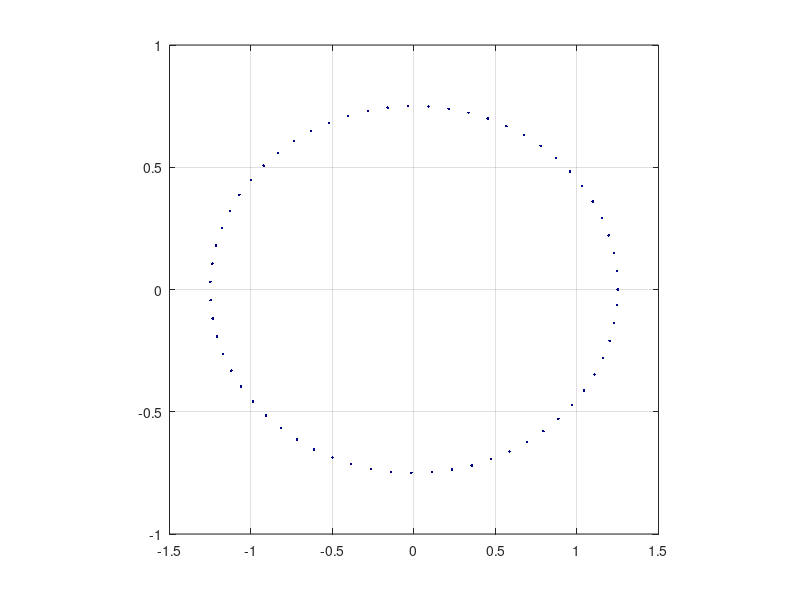

Write MATLAB code to recreate this figure. (Note: this script raises an error after producing the figure.)
%% to create frames from gif
% gifsicle --unoptimize ../times_pol.gif | convert - frame-%d.png
%% wave polarizations animated
%angle parameter of the ring
theta = 0:0.1:2*pi;
%frequency of the wave
omega = 0.1;
% t time


figure();

n=1;
ii=1;
for ot=0:0.1:2*pi;
    % plus polarization
    h_plus = 0.5*cos(ot);
    h_times = 0.5*cos(ot-pi/2);
    X = cos(theta) .* (1 + 0.5.*h_plus) + sin(theta).*(0.5.*h_times);
    Y = sin(theta) .* (1 - 0.5.*h_plus) + cos(theta).*(0.5.*h_times);

    CM = jet(150); % n+10 
    r=1;
    %for r=0.05:0.05:2
    plot(r.*X,r.*Y,'.','color',CM(n,:));%,ii.*ones(size(X))
    %hold on;
    %end
    grid on;
    %set(gca,'Visible','off')
    pbaspect([1 1 1]);
    %set(gca,'zticklabel',[])
    %set(gca,'xticklabel',[])
    %set(gca,'yticklabel',[])
    plot_f('','x','y',20);
    %xlabel('x');
    %ylabel('y');
    zlabel('t');
    %set(gca,'xtick',[])
    %set(gca,'ytick',[])
    %set(gca,'ztick',[])
    xlim([-2 2]);
    ylim([-2 2]);
    pause(0.01)
    if ot==0
        gif('r_pol.gif','DelayTime',0.2,'LoopCount',5,'frame',gcf);
    else
    
    gif
    end

    %hold on;
    %n=n+1;
    clf;
    ii = ii + 0.2;
end





%% binary sources and GW
theta = 0:0.1:2*pi;
[C,ia,ib] = intersect(b3_p(:,1),b3_h(:,1));
t=C;
for n=1:10:length(C)
    
    subplot(2,2,1),
    plot(b3_p(ia(n),2),b3_p(ia(n),3),'.','MarkerSize',15);
    hold on;
    plot(-b3_p(ia(n),2),-b3_p(ia(n),3),'.','MarkerSize',15);
    %axis equal
        pbaspect([1 1 1]);

    xlim([-4 4]);
    ylim([-4 4]);
    plot_f('','$$x \; [M_{\odot}]$$','$$y \;[M_{\odot}]$$',16)
    grid on;
    
    subplot(2,2,2),
    % plus polarization
    h_plus = 200.*b3_h(ib(n),2);
    h_times = 200.*b3_h(ib(n),3);
    X = cos(theta) .* (1 + 0.5.*h_plus) + sin(theta).*(0.5.*h_times);
    Y = sin(theta) .* (1 - 0.5.*h_plus) + cos(theta).*(0.5.*h_times);
    plot(X,Y,'.');
    xlim([-2 2]);
    ylim([-2 2]);
        grid on;
            pbaspect([1 1 1]);


    
    
    subplot(2,2,[3,4]), 
    hold on;
    plot(b3_h(:,1),b3_h(:,2).*110/(100.*Mparsec),'r');
    plot(b3_h(:,1),b3_h(:,3).*110/(100.*Mparsec),'b');
    plot(t(n),b3_h(ib(n),2).*110/(100.*Mparsec),'or','MarkerSize',4,'MarkerFaceColor','m') ;   
    plot(t(n),b3_h(ib(n),3).*110/(100.*Mparsec),'or','MarkerSize',4,'MarkerFaceColor','m');
    ylim([-1.5 1.5].*1e-22)
    xlim([0 200]);
        grid on;
plot_f('','$$t \,[M_{\odot}]$$','$$ h(t,r=100 Mpc) $$',16)
    s= {['$$h_+$$'],...
    ['$$h_{\times}$$']};
    legend_f(s);
    
    %pause(0.01)
    if n==1
        gif('bbh-b3.gif','DelayTime',0.2,'LoopCount',5,'frame',gcf);
    else
    
    gif
    end
    clf;

end

for n=ib(end):40:length(b3_h(:,1))
    
    subplot(2,2,1),
    plot(0,0,'k.','MarkerSize',15);
    hold on;
    plot_f('','$$x \; [M_{\odot}]$$','$$y \;[M_{\odot}]$$',16)
xlim([-4 4]);
ylim([-4 4]);
    pbaspect([1 1 1]);

            grid on;

    
    subplot(2,2,2),
    h_plus = 200.*b3_h((n),2);
    h_times = 200.*b3_h((n),3);
    X = cos(theta) .* (1 + 0.5.*h_plus) + sin(theta).*(0.5.*h_times);
    Y = sin(theta) .* (1 - 0.5.*h_plus) + cos(theta).*(0.5.*h_times);
    plot(X,Y,'.');
    xlim([-2 2]);
    ylim([-2 2]);
        pbaspect([1 1 1]);
        grid on;
    
    subplot(2,2,[3,4]), 
    hold on;
    plot(b3_h(:,1),b3_h(:,2).*110/(100.*Mparsec),'r');
    plot(b3_h(:,1),b3_h(:,3).*110/(100.*Mparsec),'b');
    plot(b3_h(n,1),b3_h(n,2).*110/(100.*Mparsec),'or','MarkerSize',4,'MarkerFaceColor','m') ;   
    plot(b3_h(n,1),b3_h(n,3).*110/(100.*Mparsec),'or','MarkerSize',4,'MarkerFaceColor','m');
        ylim([-1.5 1.5].*1e-22)
    xlim([0 200]);
            grid on;
    plot_f('','$$t \,[M_{\odot}]$$','$$ h(t,r=100 Mpc) $$',16)
    s= {['$$h_+$$'],...
    ['$$h_{\times}$$']};
    legend_f(s);
    %115*/(100.*Mparsec)
    
    %pause(0.01)
    gif
    clf;

end
close all
%% travelling GW
%angle parameter of the ring
theta = 0:0.01:2*pi;
%frequency of the wave
omega = 3;
% t time

n=1;
ii=1;
z=0.5:0.07:15;
figure();
for t=0.01:0.05:2.0944
    % plus polarization
    

    plot3(0,2*cos(omega.*(t)),2*sin(omega.*(t)),'.','MarkerSize',20);
    hold on;
    plot3(0,-2*cos(omega.*(t)),-2*sin(omega.*(t)),'.','MarkerSize',20);
    axis equal
    CM = jet(250); % n+10 
    %for z=0.5:0.1:4;
    h_plus = -cos(2*omega.*(t-z ))./(z);
    h_times = -sin(2*omega.*(t-z ))./(z);
    %X = cos(theta) .* (1 + 0.5.*h_plus) + sin(theta).*(0.5.*h_times);
    %Y = sin(theta) .* (1 - 0.5.*h_plus) + cos(theta).*(0.5.*h_times);
    plot3(z,h_plus,0.*ones(size(z)));%,'.','color',CM(n,:));%z.*round(10*z)
    area(z,h_plus);

    plot3(z,0.*ones(size(z)),h_times); 
    fill3(z([1 1:end 1]),0.*ones(length(z)+2), [0 h_times 0], 'r');
    
    grid on;
    %set(gca,'Visible','off')
    pbaspect([1 1 1]);
    %set(gca,'zticklabel',[])
    %set(gca,'xticklabel',[])
    %set(gca,'yticklabel',[])
    %plot_f('','z','h',20);
    xlabel('z');
    ylabel('h_+');
    zlabel('h_\times');
    %set(gca,'xtick',[])
    %set(gca,'ytick',[])
    %set(gca,'ztick',[])
    xlim([0 6]);
    zlim([-2 2]);
    ylim([-2 2]);
    view(37.5000,30)
    %pause(0.00005)
    n=n+1;
    hold on;
    if t==0.01
        gif('gw_travelling.gif','DelayTime',0.2,'LoopCount',5,'frame',gcf);
    else
    
    gif
    end
    
    clf;
    ii = ii + 0.2;
end

%% BBH-b6 BBH-b7 BBH-b10


%% binary sources and radius
theta = 0:0.1:2*pi;
[C,ia,ib] = intersect(b10_p(:,1),b10_h(:,1));
t=C;
for n=1:50:length(C)
    
   
    
    subplot(2,1,1),
    % plus polarization
    plot(b10_p(:,1),b10_p(:,4));
    hold on
   plot(t(n),b10_p(n,4),'or','MarkerSize',4,'MarkerFaceColor','m') ;   
   plot_f('','$$t \; [M_{\odot}]$$','$$R$$',16)
    %xlim([0 1200]);
    %ylim([-2 2]);
        grid on;
     %       pbaspect([1 1 1]);


    
    
    subplot(2,1,2), 
    hold on;
    plot(b10_h(:,1),b10_h(:,2).*115/(100.*Mparsec),'r');
    plot(b10_h(:,1),b10_h(:,3).*115/(100.*Mparsec),'b');
    plot(t(n),b10_h(ib(n),2).*115/(100.*Mparsec),'or','MarkerSize',4,'MarkerFaceColor','m') ;   
    plot(t(n),b10_h(ib(n),3).*115/(100.*Mparsec),'or','MarkerSize',4,'MarkerFaceColor','m');
    ylim([-4 4].*1e-23)
    %xlim([0 1200]);
        grid on;
plot_f('','$$t \,[M_{\odot}]$$','$$ h(t,r=100 Mpc) $$',16)
    s= {['$$h_+$$'],...
    ['$$h_{\times}$$']};
    legend_f(s);
    
    pause(0.01)
    %if n==1
    %    gif('bbh-b3.gif','DelayTime',0.2,'LoopCount',5,'frame',gcf);
    %else
    %
    %gif
    %end
    clf;

end

